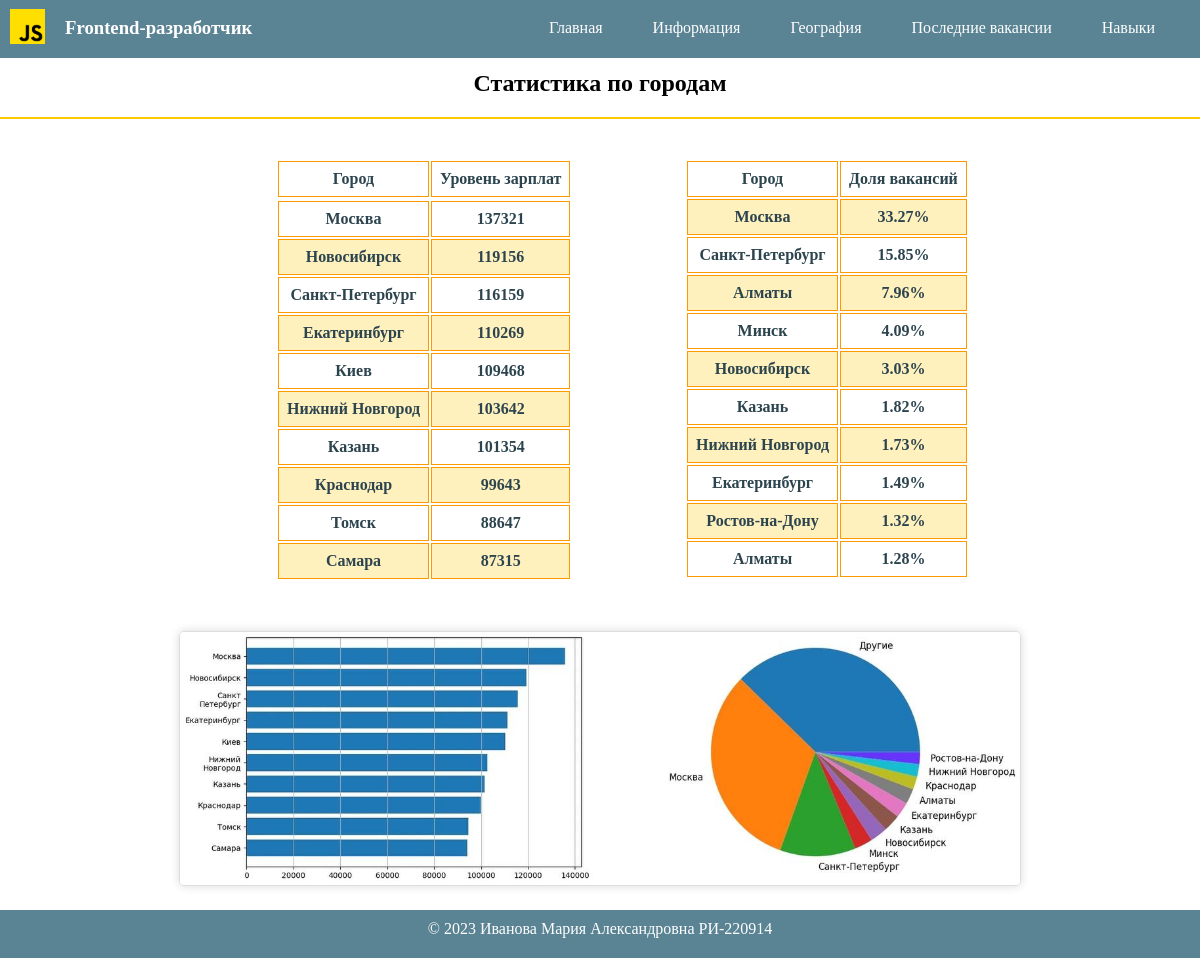
The page /geography on the database as committed earlier.
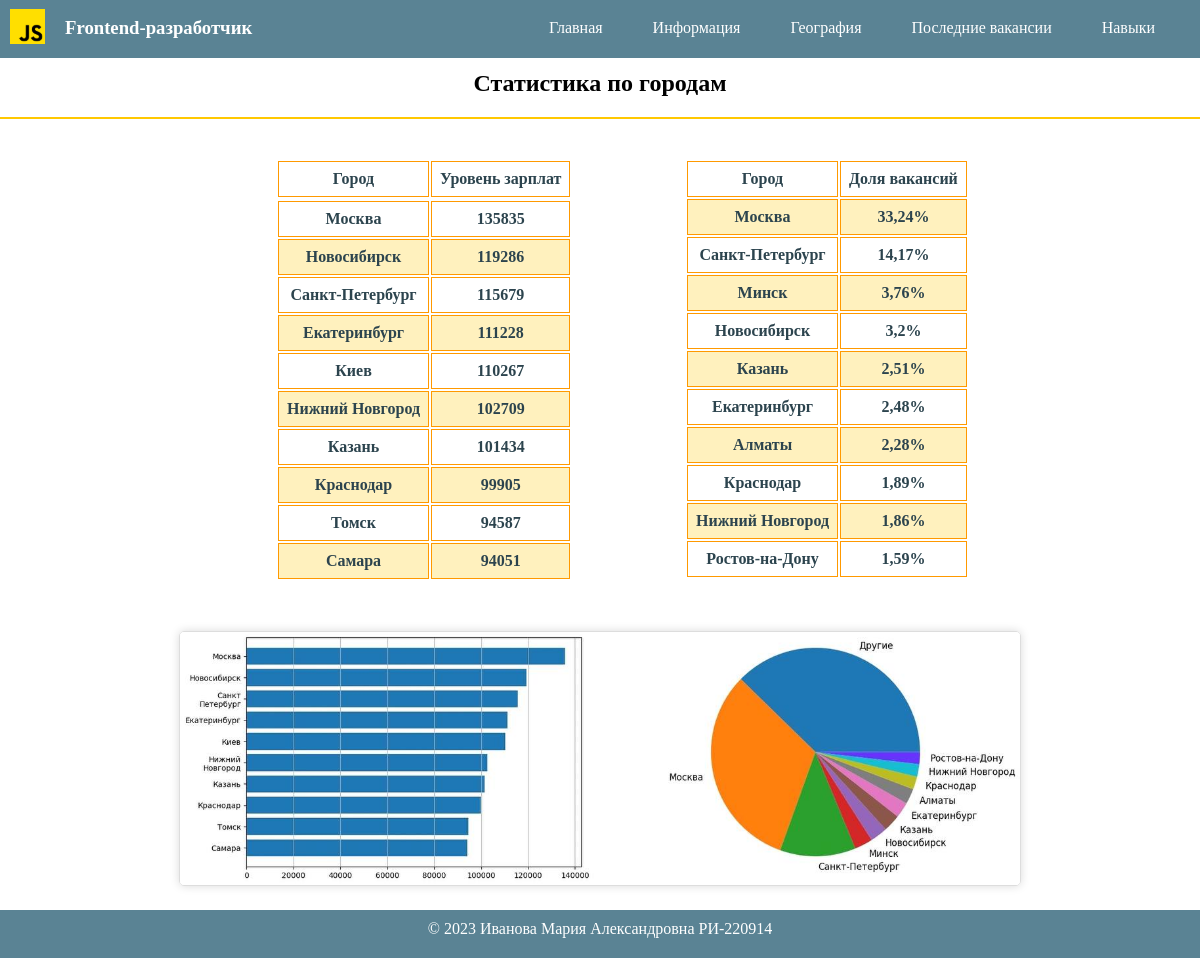
The same page on the database as committed later.
### main/models.py (models this page shows)
class Geography(models.Model):
    title = models.CharField(
        'Заголовок',
        max_length=100,
        default='geography'
    )
    text = models.TextField('Заголовок', default=None)
    table = models.TextField('Таблица', default=None)
    graph = models.ImageField(
        'График',
        default=None,
        upload_to='geography'
    )

### main/views.py (the view)
# urls.py: path('geography', views.geography, name='geography'),
def geography(request):
    geographypage = Geography.objects.all()[0]
    return render(
        request,
        'main/geography.html',
        context={
            'geographypage': geographypage,
        }
    )

### main/templates/main/geography.html
{% extends 'main/mainpage.html' %}
{% load static %}
{% block styles %}
<link href="{% static 'main/css/geography.css' %}" rel="stylesheet">
<link href="{% static 'main/css/main.css' %}" rel="stylesheet">
{% endblock %}
{% block content %}
    <div class='admin-geo' style="text-align: center">
        {{ geographypage.text|safe }}
        <br>
        {{ geographypage.table|safe }}
        <br>
        <img class='geo' width="70%" src="{{ geographypage.graph.url }}" alt="graph"/>
    </div>
{% endblock %}

### main/templates/main/mainpage.html (shortened to what this page needs)
{% load static %}
<!DOCTYPE html>
<!doctype html>
<html lang="ru">
<head>
    {% block styles %} {% endblock %}
</head>
<body>
<div>
    {% include 'main/header.html' %}
    {% block content %}
    {% endblock %}
    {% include 'main/footer.html' %}
</div>
</body>
</html>

### main/templates/main/header.html
{% load static %}
<header>
    <div class='logo-container'>
        <a href="{% url 'home' %}">
            <img class='logo' src="{% static 'main/image/js.svg' %}" alt="Описание изображения">
        </a>
        <h3>Frontend-разработчик</h3>
    </div>
        <nav>
            <ul>
                <li><a href="{% url 'home' %}">Главная</a></li>
                <li><a href="{% url 'info' %}">Информация</a></li>
                <li><a href="{% url 'geography' %}">География</a></li>
                <li><a href="{% url 'vacancies' %}">Последние вакансии</a></li>
                <li><a href="{% url 'skills' %}">Навыки</a></li>
            </ul>
        </nav>
</header>

### main/templates/main/footer.html
<footer>
    <p>© 2023 Иванова Мария Александровна РИ-220914</p>
</footer>

### static/main/css/geography.css (style rules this page uses)
.admin-geo h2 { margin-top: 1%; }
.admin-geo .line { height: 2px; background-color: #FFC801; margin: 20px 0; margin-bottom: 10px; }
.geo { border: 1px solid #ddd; border-radius: 5px; box-shadow: 0 0 10px rgba(0,0,0,0.15); margin: 20px; }
.admin-geo tr:nth-child(2n) { background-color: #FFF1BE; }
.admin-geo .row { display: flex; justify-content: space-between; margin-left: 10%; }
.admin-geo .row .col { flex: 1 0 0; margin-right: 50px; }
.admin-geo .row .col:last-child { margin-right: 0; }
.admin-geo .table th, .table td { padding: 5px 20px; border: 1px solid #FF9900; padding: 8px; text-align: center; }
.admin-geo .table th { color: #2C444E; }

### static/main/css/main.css (style rules this page uses)
* { margin: 0; }
body { min-height: 100%; }
header { height: 40px; display: flex; justify-content:space-between; align-items: center; padding-bottom: 10px; margin-bottom: auto; background-color: #5A8394; padding-top: 8px; }
nav ul { list-style-type: none; margin: 0; padding: 0; display: flex; margin-right: 30px; align-items: center; }
nav ul li { margin-left: 20px; }
nav ul li a { text-decoration: none; color: white; padding: 5px 15px; }
header h3 { color: #ffffff; margin-left: 10px; width: 200px; }
.logo { width: 35px; height: 35px; margin: 10px; }
.logo-container { display: flex; justify-content:space-between; align-items: center; background-color: #5A8394; }
footer { padding: 20px; text-align: center; background: #5A8394; padding-top: 10px; margin-top: auto; color: #fff; }

Rows that differ between the two databases and show on the page:
changed Geography "Статистика по городам": table "Город Уровень зарплат Москва 137321 Новосибирск 119156 Санкт-Петербург 116159 Екатеринбург 110269 Киев 109468 Нижний Новгород 103642 Казань 101354 Краснодар 99643 Томск 88647 Самара 87315 Город Доля вакансий Москва 33.27% Санкт-Петербург 15.85% Алматы 7.96% Минск 4.09% Новосибирск 3.03% Казань 1.82% Нижний Новгород 1.73% Екатеринбург 1.49% Ростов-на-Дону 1.32% Алматы 1.28%" → "Город Уровень зарплат Москва 135835 Новосибирск 119286 Санкт-Петербург 115679 Екатеринбург 111228 Киев 110267 Нижний Новгород 102709 Казань 101434 Краснодар 99905 Томск 94587 Самара 94051 Город Доля вакансий Москва 33,24% Санкт-Петербург 14,17% Минск 3,76% Новосибирск 3,2% Казань 2,51% Екатеринбург 2,48% Алматы 2,28% Краснодар 1,89% Нижний Новгород 1,86% Ростов-на-Дону 1,59%"
